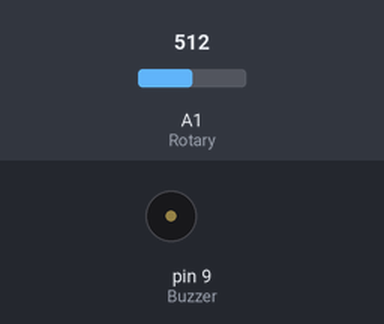
The sketch below on a simulated Arduino Uno, built with avr-gcc and run on an emulated ATmega328P. Parts: buzzer (waves = sounding). The test bench sets the inputs (shaded band); at power-on: A1 (Rotary) = 512.

Above: at 1.2 s.
1.3 s: A1 (Rotary) set to 267
2.8 s: A1 (Rotary) set to 241
At 3.3 s:
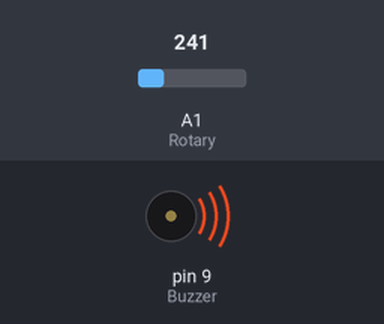
4.3 s: A1 (Rotary) set to 306
At 5.5 s:
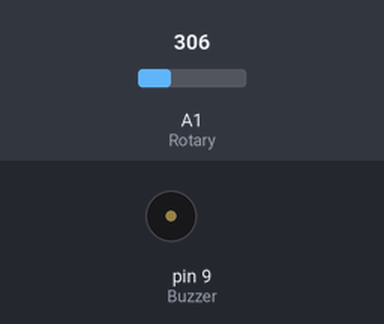
5.8 s: A1 (Rotary) set to 122
At 6.7 s:
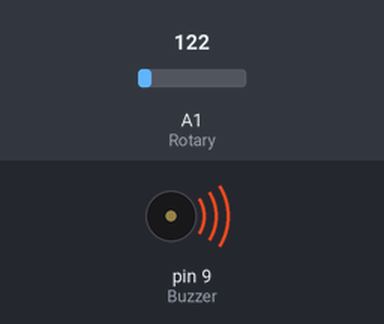
Timing chart, 0 to 8.3 s (numbered marks = the images above; inputs shaded):
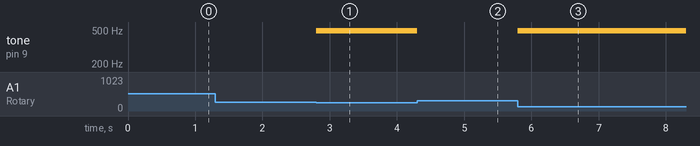

The sketch:

buzzer_poti.ino
```cpp
int Rotary = 1;
int Buzzer = 9;

int val = 0;
// define the Rotary for 1th Analog pin
// define the Buzzer for 9th Digital pin which is Analog out pin
void setup(){
}
void loop()
{
val = analogRead(Rotary); // read the Rotary analog value
analogWrite(Buzzer,val); // Write the analog value out to Buzzer
}
```

Measured:
- the behaviour switches between 255 and 254 on A1 (Rotary) (found by bisection; images 0 and 1)
- after the input at 1.3 s, every drawn part: stays the same
- after the input at 2.8 s, tone on pin 9 (Buzzer): silent → 490 Hz at once
- after the input at 4.3 s, tone on pin 9 (Buzzer): 490 Hz → silent at once
- after the input at 5.8 s, tone on pin 9 (Buzzer): silent → 490 Hz at once
